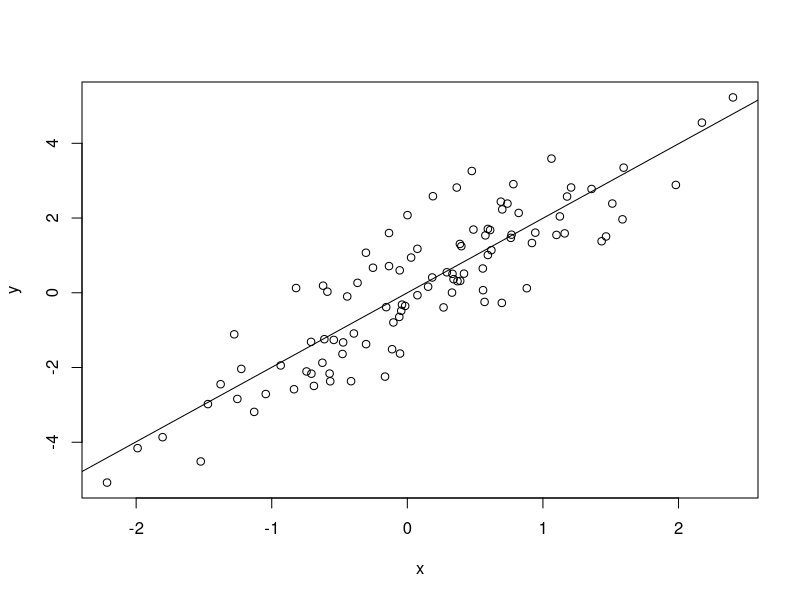
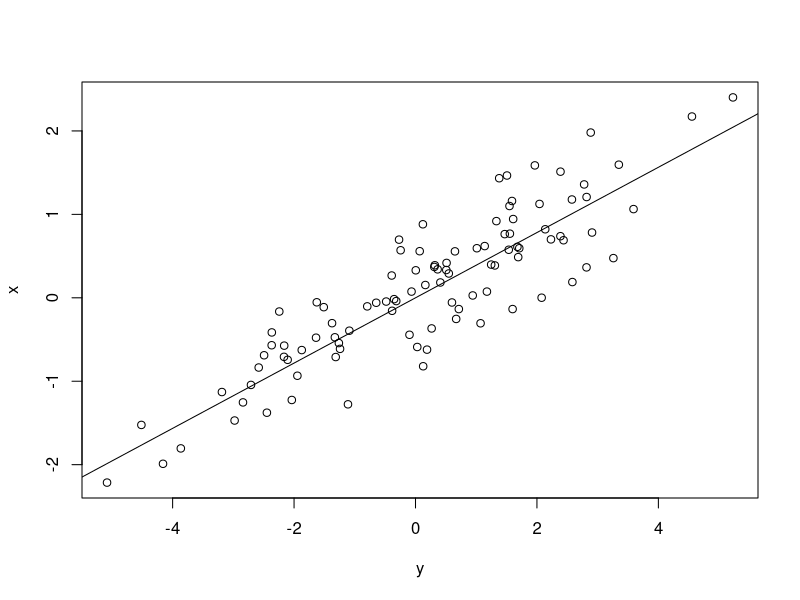

Write the R code that produced these figures, in order.
#Exercises from book "An introduction to statistical learning: with applications in R"
#Chapter 3.7 - Exercise 11

set.seed(1)
x = rnorm(100)
y = 2*x+rnorm(100)
plot(x,y)

#Perform linear regression without intercept of y onto x
lm.fit <- lm(y~x+0)
abline(lm.fit)
summary(lm.fit) #est: 1.9939, stderr: 0.1065, t: 18.73, pval: <2e-16
#Strong evidence of relation (about 2 increase in y for each increase in x)

#Perform linear regression without intercept of x onto y
lm.fit.inv <- lm(x~y+0)
plot(y,x)
abline(lm.fit.inv)
summary(lm.fit.inv) #est: 0.39111, stderr: 0.02089, t: 18.73, pval: <2e-16
#Strong evidence of relation (about 0,4 increase in x for each increase in y)

#What is the relationship?
#The normal component (y = 2*x+norm) is such that est1 != 1/est2

#Show that, for regression y~x and x~y, the t-statistic for the coeff. of the variable is the same
lm.fit1 <- lm(y~x)
lm.fit2 <- lm(x~y)
coefficients(summary(lm.fit1))
coefficients(summary(lm.fit2)) #t-statistic is the same